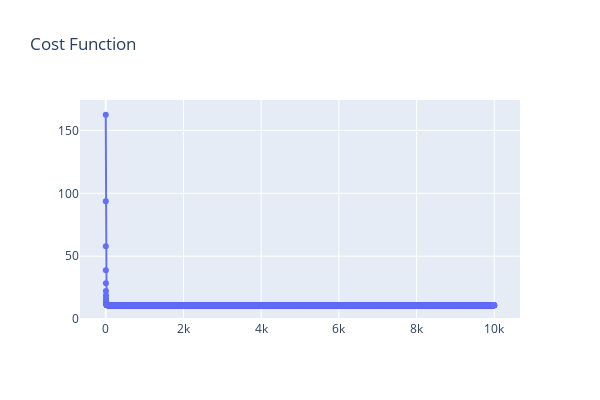

Notebook cell for this chart:
### Markdown cell above
#### Let's plot Cost function

### Code cell
fig = make_subplots(rows=1, cols=1)

fig.add_trace(
    go.Scatter(
        x=[i for i in range(len(j_hist))],
        y=j_hist,
        mode='lines+markers',
        name=X_df.columns[5]
    ))

# include shapes in layout
fig.update_layout(height=400, width=600, title_text="Cost Function")
fig.show()

### Figure 1 — Plotly figure (JSON) as saved in the notebook; plotly's stock layout.template omitted (floating-point values rounded to 4 significant figures; data arrays with more than 128 entries replaced by an {"elided": "..."} marker saying what was removed)
{"data": [{"mode": "lines+markers", "name": "RM", "type": "scatter", "x": {"elided": "10000 int values"}, "y": {"elided": "10000 float values"}}], "layout": {"height": 400, "title": {"text": "Cost Function"}, "width": 600, "xaxis": {"anchor": "y", "domain": [0, 1]}, "yaxis": {"anchor": "x", "domain": [0, 1]}}}
